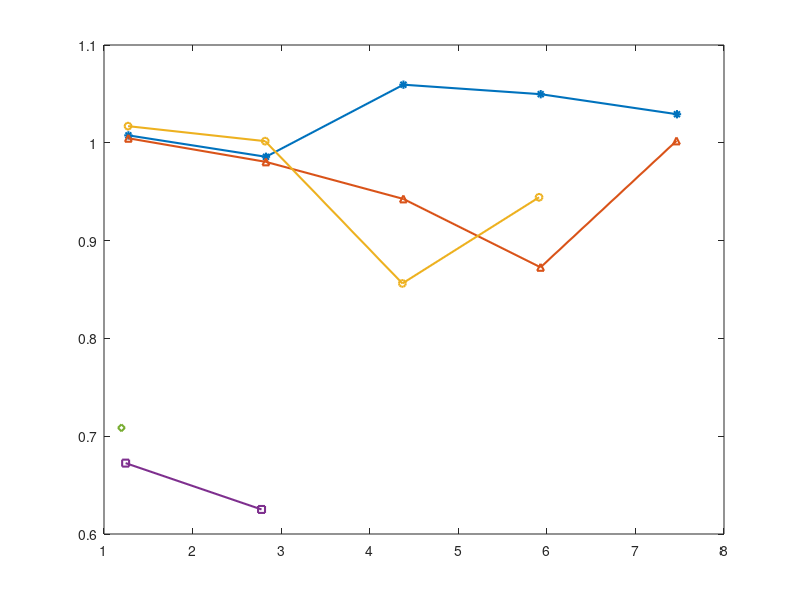
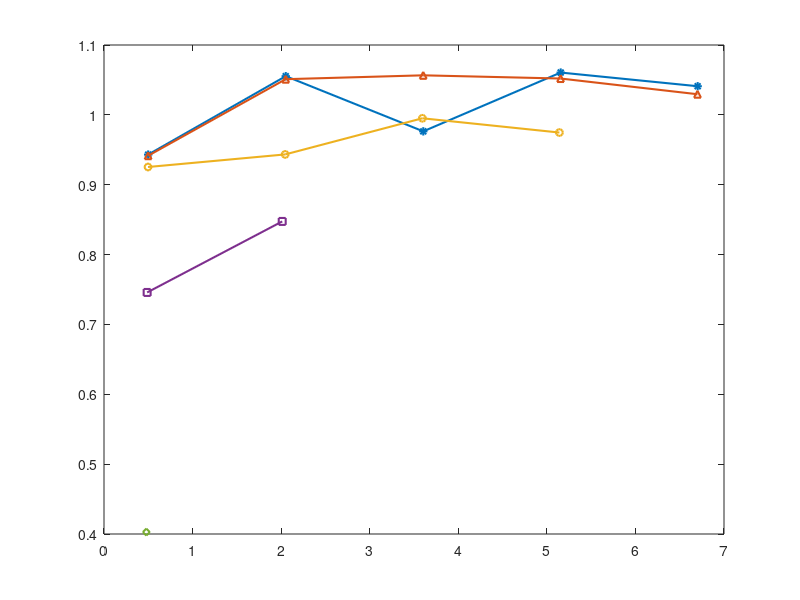

Write the MATLAB code that produced these figures, in order. (Note: this script raises an error after producing the figures.)
function beam_dnc_two_obs_restitution_beta()
% Two-obstacle beam: compute restitution coefficients for impacts with
% lower wall y_- and upper wall y_+.
% Plots e_-(t) and e_+(t) vs time for multiple betas.

%% Parameters
L = 1.0; T = 10.0; dx = 0.01; dt = 0.01;
alpha2 = 1.296;

y_minus = -0.02;
y_plus  =  0.02;

kappa_minus = 0.1;
kappa_plus  = 0.1;

betas   = [0.001, 0.01, 0.1, 1, 5];

F0    = 0.6;
omega = 12.0;

% Style per beta (customize as you like)
style = cell(numel(betas),1);
style{1} = struct('ls','-','mk','*','lw',1.5,'ms',6); % 0.001
style{2} = struct('ls','-','mk','^','lw',1.5,'ms',5); % 0.001
style{3} = struct('ls','-','mk','o','lw',1.5,'ms',5); % 0.1
style{4} = struct('ls','-','mk','s','lw',1.5,'ms',5); % 1
style{5} = struct('ls','-','mk','d','lw',1.5,'ms',5); % 5

% ---------- Figure 1: lower-wall restitution e_-(t) ----------
figure('Color','w'); ax1 = axes; hold(ax1,'on');
box(ax1,'on'); grid(ax1,'off');

% ---------- Figure 2: upper-wall restitution e_+(t) ----------
figure('Color','w'); ax2 = axes; hold(ax2,'on');
box(ax2,'on'); grid(ax2,'off');

for ib = 1:numel(betas)
    beta = betas(ib);

    % Run solver -> tip trace
    [t, U] = simulate_right_end_twoobs_trace( ...
        beta, kappa_minus, kappa_plus, y_minus, y_plus, ...
        L, T, dx, dt, alpha2, F0, omega);

    % Compute restitution events for both walls
    epsH = 0; % hysteresis/tolerance; try epsH=1e-6 if chattering occurs
    [tL, eL, tU, eU] = restitution_two_walls(t, U, y_minus, y_plus, dt, epsH);

    % Plot lower events
    if isempty(tL)
        plot(ax1, nan, nan, style{ib}.ls, 'Marker', style{ib}.mk, ...
            'LineWidth', style{ib}.lw, 'MarkerSize', style{ib}.ms, ...
            'DisplayName', sprintf('\\beta=%g (no lower hits)', beta));
    else
        plot(ax1, tL, eL, style{ib}.ls, 'Marker', style{ib}.mk, ...
            'LineWidth', style{ib}.lw, 'MarkerSize', style{ib}.ms, ...
            'DisplayName', sprintf('\\beta=%g', beta));
    end

    % Plot upper events
    if isempty(tU)
        plot(ax2, nan, nan, style{ib}.ls, 'Marker', style{ib}.mk, ...
            'LineWidth', style{ib}.lw, 'MarkerSize', style{ib}.ms, ...
            'DisplayName', sprintf('\\beta=%g (no upper hits)', beta));
    else
        plot(ax2, tU, eU, style{ib}.ls, 'Marker', style{ib}.mk, ...
            'LineWidth', style{ib}.lw, 'MarkerSize', style{ib}.ms, ...
            'DisplayName', sprintf('\\beta=%g', beta));
    end
end

% Finalize Fig 1
figure(ax1.Parent);
xlim(ax1,[0 T]);
xlabel(ax1,'$t$','Interpreter','latex');
ylabel(ax1,'$e_-(t)$','Interpreter','latex');
title(ax1, sprintf(['Lower-wall restitution at exit events  ' ...
    '($y_-=%.3g$, $\\kappa_-=%.3g$, $\\kappa_+=%.3g$, $F_0=%.3g$, $\\omega=%.3g$)'], ...
    y_minus, kappa_minus, kappa_plus, F0, omega), 'Interpreter','latex');
legend(ax1,'Location','best');

% Finalize Fig 2
figure(ax2.Parent);
xlim(ax2,[0 T]);
xlabel(ax2,'$t$','Interpreter','latex');
ylabel(ax2,'$e_+(t)$','Interpreter','latex');
title(ax2, sprintf(['Upper-wall restitution at exit events  ' ...
    '($y_+=%.3g$, $\\kappa_-=%.3g$, $\\kappa_+=%.3g$, $F_0=%.3g$, $\\omega=%.3g$)'], ...
    y_plus, kappa_minus, kappa_plus, F0, omega), 'Interpreter','latex');
legend(ax2,'Location','best');

end

function [tL, eL, tU, eU] = restitution_two_walls(t, U, y_minus, y_plus, dt, epsH)
% Returns:
%   tL, eL : exit times and restitution values for lower-wall impacts
%   tU, eU : exit times and restitution values for upper-wall impacts

Vhalf = diff(U)/dt; % V^{n+1/2} on [t_n, t_{n+1}]

% ----- LOWER WALL events -----
entryL = find( (U(1:end-1) >  y_minus + epsH) & (U(2:end) <= y_minus - epsH) );
exitL  = find( (U(1:end-1) <= y_minus - epsH) & (U(2:end) >  y_minus + epsH) );

[tL, eL] = pair_and_compute(t, U, Vhalf, dt, y_minus, entryL, exitL);

% ----- UPPER WALL events -----
entryU = find( (U(1:end-1) <  y_plus - epsH) & (U(2:end) >= y_plus + epsH) );
exitU  = find( (U(1:end-1) >= y_plus + epsH) & (U(2:end) <  y_plus - epsH) );

[tU, eU] = pair_and_compute(t, U, Vhalf, dt, y_plus, entryU, exitU);

end

% -------------------------------------------------------------------------
function [tExit, eExit] = pair_and_compute(t, U, Vhalf, dt, yWall, entryIdx, exitIdx)
% Pair each entry with the next exit, then compute e = -v_out/v_in at exit time.

tExit = [];
eExit = [];

p = 1;
for k = 1:numel(entryIdx)
    n_in = entryIdx(k);

    while p <= numel(exitIdx) && exitIdx(p) <= n_in
        p = p + 1;
    end
    if p > numel(exitIdx)
        break; % entered but never exited
    end

    n_out = exitIdx(p);

    % Exit crossing time (linear interpolation inside the exit slab)
    denom = (U(n_out+1) - U(n_out));
    if abs(denom) < eps
        theta = 0.5;
    else
        theta = (yWall - U(n_out)) / denom;
        theta = min(max(theta,0),1);
    end
    t_out = t(n_out) + theta*dt;

    v_in  = Vhalf(n_in);
    v_out = Vhalf(n_out);

    % Restitution (sign-consistent; positive for rebound)
    if abs(v_in) < 1e-14
        e = NaN;
    else
        e = -v_out / v_in;
    end

    tExit(end+1,1) = t_out;
    eExit(end+1,1) = e;

    p = p + 1;
end
end


function [t, U] = simulate_right_end_twoobs_trace(beta, kappa_minus, kappa_plus, ...
    y_minus, y_plus, L, T, dx, dt, alpha2, F0, omega)

[t, U] = simulate_right_end_twoobs(beta, kappa_minus, kappa_plus, ...
    y_minus, y_plus, L, T, dx, dt, alpha2, F0, omega);

U = U(:); % ensure column
end


% -------------------------------------------------------------------------
function [t, u_right] = simulate_right_end_twoobs(beta, kappa_minus, kappa_plus, ...
    y_minus, y_plus, L, T, dx, dt, alpha2, F0, omega)
% Runs one simulation for a given beta; returns time vector and right-end trace.
% Same scheme as your 1-obstacle code, but with branch-specific kappa.

M  = round(L/dx);              % nodes: 0..M
N  = round(T/dt);              % times: 0..N
x  = linspace(0,L,M+1).';
t  = linspace(0,T,N+1);

phi = @(tt) 0.0;               % u(0,t) = 0
u0  = @(xx) 0.0;               % initial displacement
v0  = @(xx) 0.0;               % initial velocity

gamma = alpha2*(dt^2)/(dx^4);

% Storage (u(i+1,j+1) ~ u_i^j)
u = zeros(M+1, N+1);
u(:,1) = u0(x);
u(:,2) = u0(x) + dt*v0(x);
u(1,:) = 0;                    % enforce Dirichlet at x=0

for j = 1:(N-1)                % compute u^{j+1} from u^{j}, u^{j-1}

    % -------- time-dependent load evaluated at t_{j+1} (implicit) --------
    fjp1 = F0 * sin(omega * t(j+2));   % j runs 1..N-1 -> j+2 in [3..N+1]

    % Unknowns are w = [u_1^{j+1}; ... ; u_M^{j+1}]
    A = spalloc(M, M, 5*M);
    b = zeros(M,1);

    % i=1 row (uses u_{-1}=u_1)
    A(1,1) = 1 + 7*gamma;
    if M >= 2, A(1,2) = -4*gamma; end
    if M >= 3, A(1,3) =  gamma;   end
    b(1) = dt^2*fjp1 + 2*u(2, j+1) - u(2, j);  % phi=0 -> +4γ*phi vanishes

    % Interior rows: i=2..M-2
    for i = 2:(M-2)
        r = i;
        if i-2 >= 1
            A(r, i-2) = A(r, i-2) + gamma;
        end
        A(r, i-1) = A(r, i-1) - 4*gamma;
        A(r, i  ) = A(r, i  ) + (1 + 6*gamma);
        A(r, i+1) = A(r, i+1) - 4*gamma;
        A(r, i+2) = A(r, i+2) + gamma;

        b(r) = b(r) + dt^2*fjp1 + 2*u(i+1, j+1) - u(i+1, j);
    end

    % i=M-1 row
    A(M-1, M-3) = gamma;
    A(M-1, M-2) = -4*gamma;
    A(M-1, M-1) = 1 + 5*gamma;
    A(M-1, M  ) = -2*gamma;
    b(M-1)     = dt^2*fjp1 + 2*u(M, j+1) - u(M, j);

    % ----------------- i=M row: contact logic at the tip -----------------
    u_tip_prev = u(M+1, j+1);   % equals u_M^j in storage convention

    if (u_tip_prev > y_minus) && (u_tip_prev < y_plus)
        % No contact
        A(M, M-2) =  2*gamma;
        A(M, M-1) = -4*gamma;
        A(M, M  ) =  1 + 2*gamma;
        b(M)      =  dt^2*fjp1 + 2*u(M+1, j+1) - u(M+1, j);

    else
        % Contact: choose which wall and its stiffness
        if u_tip_prev <= y_minus
            y_wall = y_minus;
            kappa_local = kappa_minus;  % <--- lower stop stiffness
        else
            y_wall = y_plus;
            kappa_local = kappa_plus;   % <--- upper stop stiffness
        end

        % Effective compliance factor with distinct kappa per wall
        c = (dx^3/alpha2) * (kappa_local + beta/dt);

        A(M, M-2) =  2*gamma;
        A(M, M-1) = -4*gamma;
        A(M, M  ) =  1 + 2*gamma*(c + 1);

        b(M) = dt^2*fjp1 ...
             + 2*(1 + gamma*(beta*dx^3)/(alpha2*dt))*u(M+1, j+1) ...
             -   u(M+1, j) ...
             + 2*gamma*(dx^3/alpha2)*kappa_local*y_wall;  % uses kappa_local
    end

    % Solve and write back
    w = A \ b;
    u(1,   j+2) = 0;       % phi = 0
    u(2:end,j+2) = w;
end

u_right = u(end,:);         % trace at x=1
end
